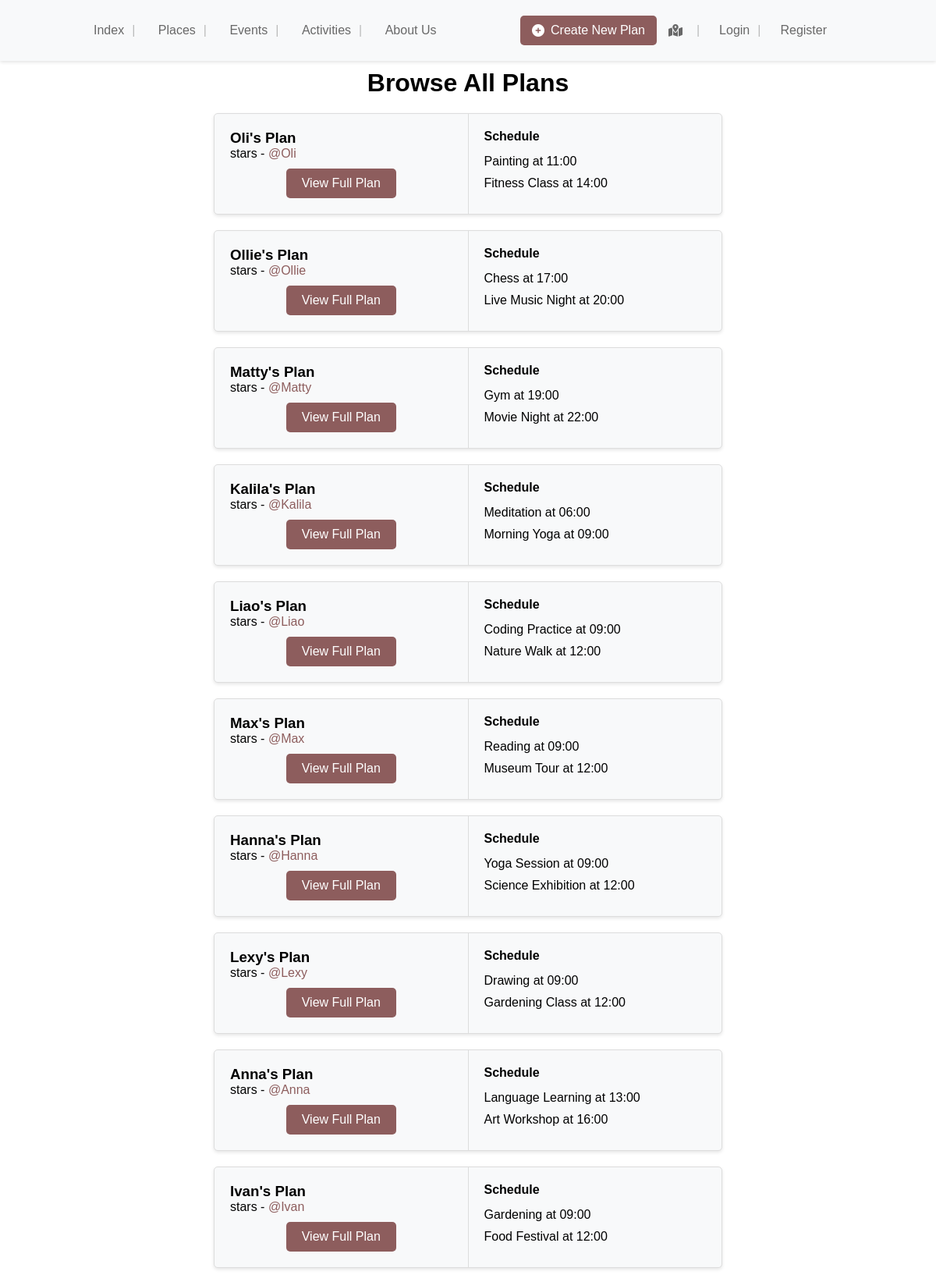
Screenshot of /app/browsePlans/ (upper part) with the database file from the repository.
### app/models.py (models this page shows, shortened)
class Plan(models.Model):
    user = models.ForeignKey(User, on_delete=models.CASCADE)
    title = models.CharField(max_length=100, default="Plan")
    date = models.DateField()
    is_public = models.BooleanField(default=False)
    events = models.ManyToManyField(Event, through='PlanEvent')
    activities = models.ManyToManyField(Activity, through='PlanActivity')
    schedule = models.TextField(default='[]')

class Activity(models.Model):
    user = models.ForeignKey(User, on_delete=models.CASCADE)
    title = models.CharField(max_length=100)
    description = models.TextField(blank=True)
    duration = models.IntegerField(default=1)
    location = models.ForeignKey(Place, on_delete=models.CASCADE, null=True, blank=True)
    categories = models.ManyToManyField(Category, blank=True)
    tags = models.ManyToManyField(Tag, blank=True)
    class Meta:
        verbose_name_plural = 'Activities'

class Event(models.Model):
    name = models.CharField(max_length=255, default='Default Event Name')
    date = models.DateField(default=timezone.now)
    title = models.CharField(max_length=100)
    description = models.TextField(blank=True)
    start_time = models.DateTimeField()
    end_time = models.DateTimeField()
    location = models.CharField(max_length=255)
    categories = models.ManyToManyField(Category)
    tags = models.ManyToManyField(Tag)
    img_ref = models.CharField(max_length=100, default="")

### app/views.py (the view)
# urls.py: path("browsePlans/",views.browsePlans,name="browsePlans"),
def browsePlans(request):
    plans = Plan.objects.all()
    for plan in plans:
        schedule_json = json.loads(plan.schedule)
        plan.schedule_details = get_schedule_details(schedule_json)  # Use the utility function
    context = {
        'plans': plans
    }
    return render(request, 'app/browsePlans.html', context)

### app/views.py (called while the page is built)
def get_schedule_details(schedule_json):
    schedule_details = []
    for item in schedule_json:
        if item['type'] == 'event':
            event = Event.objects.get(id=item['data'])
            item_detail = {
                'type': 'event',
                'title': event.title,
                'time': event.start_time
            }
        elif item['type'] == 'activity':
            activity = Activity.objects.get(id=item['data'])
            start_time_str = item['start_time']
            start_time = datetime.fromisoformat(start_time_str.replace('Z', '+00:00'))
            item_detail = {
                'type': 'activity',
                'title': activity.title,
                'time': start_time  # Now a datetime object, consistent with event.start_time
            }
        schedule_details.append(item_detail)
    return schedule_details

### templates/app/browsePlans.html (shortened to what this page needs)
{% extends 'app/base.html' %}
{% load static %}
{% block additional_styles %}
<link rel="stylesheet" href="{% static 'styling/browsePlans.css' %}">
{% endblock %}
{% block body_block %}
<h1>Browse All Plans</h1>
<div class="plans-container">
    {% for plan in plans %}
    <div class="plan-card">
        <div class="plan-info">
            <h3>{{ plan.title }}</h3>
            <p>{{ plan.review_rating }} stars - <a href="#" class="username-link">@{{ plan.user.username }}</a></p>
            <a href="{% url 'app:specific_plan' plan.id %}" class="view-plan-btn">View Full Plan</a>
        </div>
        <div class="plan-schedule">
            <h4>Schedule</h4>
            <ul>
                {% for item in plan.schedule_details %}
                <li>{{ item.title }} at {{ item.time|date:"H:i" }}</li>
                {% endfor %}
            </ul>
        </div>
    </div>
    {% empty %}
    <p>No plans available.</p>
    {% endfor %}
</div>
{% endblock %}

### app/static/styling/base.css (style rules this page uses)
body, h1, h2, h3, h4, h5, h6, p, ul, li, a { margin: 0; padding: 0; text-decoration: none; list-style: none; color: inherit; }
body { margin: 0; padding: 0; font-family: Arial, sans-serif; background-color: #fff; }
h1 { text-align: center; margin-top:10px; }

### app/static/styling/browsePlans.css (style rules this page uses)
.plans-container { display: flex; flex-wrap: wrap; gap: 20px; justify-content: center; padding: 20px; }
.plan-card { display: flex; width: 100%; max-width: 650px; background-color: #f8f9fa; border: 1px solid #ddd; border-radius: 5px; overflow: hidden; box-shadow: 0 2px 4px rgba(0,0,0,0.1); }
.plan-info, .plan-schedule { flex: 1; display: flex; flex-direction: column; justify-content: space-between; }
.plan-info { padding: 20px; border-right: 1px solid #ddd; }
.plan-schedule { padding: 20px; }
.plan-schedule ul { list-style: none; padding: 0; }
.plan-schedule li { margin-bottom: 10px; }
.view-plan-btn { align-self: center; padding: 10px 20px; background-color: #8d5d5d; color: #ffffff; text-decoration: none; border-radius: 5px; transition: background-color 0.3s; margin-top: 10px; }
.username-link { color: #8d5d5d; text-decoration: none; transition: text-decoration 0.3s ease, color 0.3s ease; }

### rows the page displays
Plan: title "Oli's Plan", user.username "Oli", time "11:00"
Activity: title "Painting"
Event: title "Fitness Class", time "14:00"
Plan: title "Ollie's Plan", user.username "Ollie", time "17:00"
Activity: title "Chess"
Event: title "Live Music Night", time "20:00"
Plan: title "Matty's Plan", user.username "Matty", time "19:00"
Activity: title "Gym"
Event: title "Movie Night", time "22:00"
Plan: title "Kalila's Plan", user.username "Kalila", time "06:00"
Activity: title "Meditation"
Event: title "Morning Yoga", time "09:00"
Plan: title "Liao's Plan", user.username "Liao", time "09:00"
Activity: title "Coding Practice"
Event: title "Nature Walk", time "12:00"
Plan: title "Max's Plan", user.username "Max", time "09:00"
Activity: title "Reading"
Event: title "Museum Tour", time "12:00"
Plan: title "Hanna's Plan", user.username "Hanna", time "09:00"
Activity: title "Yoga Session"
Event: title "Science Exhibition", time "12:00"
Plan: title "Lexy's Plan", user.username "Lexy", time "09:00"
Activity: title "Drawing"
Event: title "Gardening Class", time "12:00"
Plan: title "Anna's Plan", user.username "Anna", time "13:00"
Activity: title "Language Learning"
Event: title "Art Workshop", time "16:00"
Plan: title "Ivan's Plan", user.username "Ivan", time "09:00"
Activity: title "Gardening"
Event: title "Food Festival", time "12:00"
